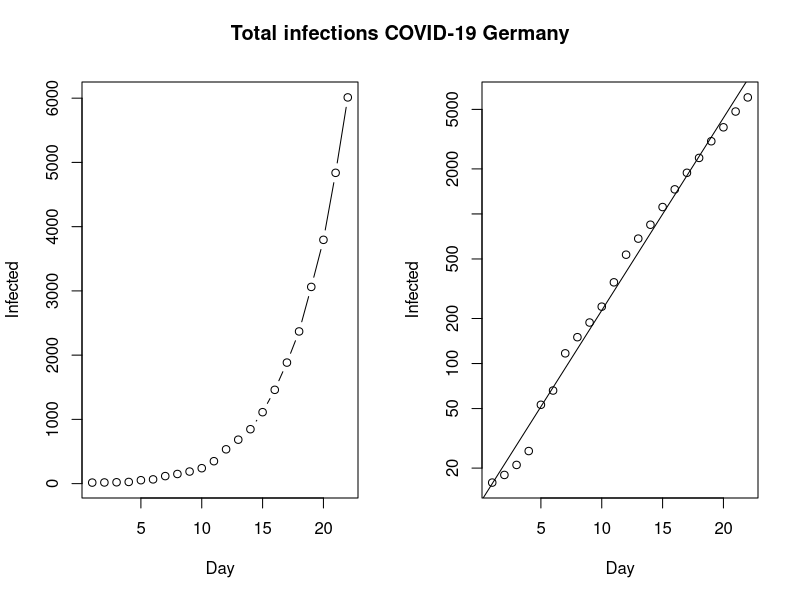
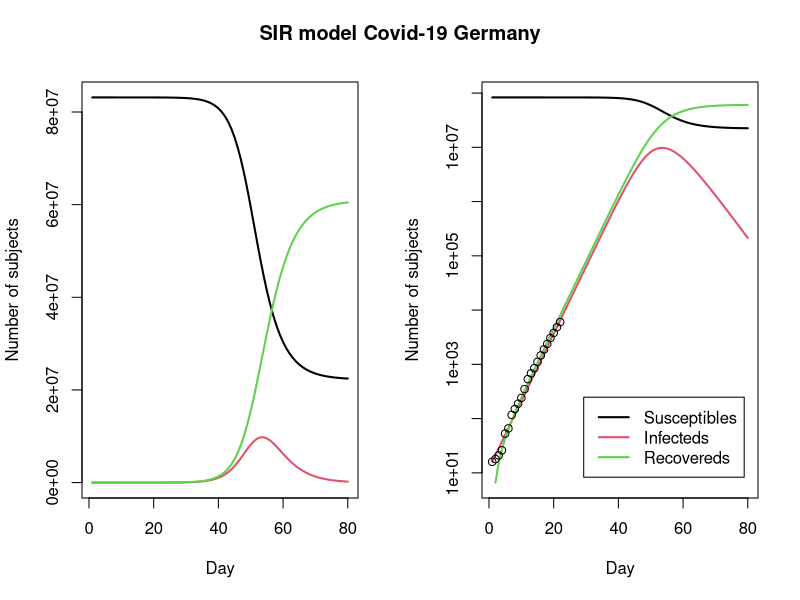

Source code (R) for these figures, in order:
# COVID-19: The Case of Germany
# https://www.r-bloggers.com/covid-19-the-case-of-germany/


library(deSolve)

# <a class="vglnk" href="https://en.wikipedia.org/wiki/2020_coronavirus_pandemic_in_Germany#Statistics" rel="nofollow"><span>https</span><span>://</span><span>en</span><span>.</span><span>wikipedia</span><span>.</span><span>org</span><span>/</span><span>wiki</span><span>/</span><span>2020</span><span>_</span><span>coronavirus</span><span>_</span><span>pandemic</span><span>_</span><span>in</span><span>_</span><span>Germany</span><span>#</span><span>Statistics</span></a>
Infected <- c(16, 18, 21, 26, 53, 66, 117, 150, 188, 240, 349, 534, 684, 847, 1112, 1460, 1884, 2369, 3062, 3795, 4838, 6012)
Day <- 1:(length(Infected))
N <- 83149300 # population of Germany acc. to Destatis

old <- par(mfrow = c(1, 2))
plot(Day, Infected, type ="b")
plot(Day, Infected, log = "y")
abline(lm(log10(Infected) ~ Day))
title("Total infections COVID-19 Germany", outer = TRUE, line = -2)

# SIR Model

SIR <- function(time, state, parameters) {
  par <- as.list(c(state, parameters))
  with(par, {
    dS <- -beta/N * I * S
    dI <- beta/N * I * S - gamma * I
    dR <- gamma * I
    list(c(dS, dI, dR))
  })
}

init <- c(S = N-Infected[1], I = Infected[1], R = 0)
RSS <- function(parameters) {
  names(parameters) <- c("beta", "gamma")
  out <- ode(y = init, times = Day, func = SIR, parms = parameters)
  fit <- out[ , 3]
  sum((Infected - fit)^2)
}

Opt <- optim(c(0.5, 0.5), RSS, method = "L-BFGS-B", lower = c(0, 0), upper = c(1, 1)) # optimize with some sensible conditions
Opt$message
## [1] "CONVERGENCE: REL_REDUCTION_OF_F <= FACTR*EPSMCH"

Opt_par <- setNames(Opt$par, c("beta", "gamma"))
Opt_par
##      beta     gamma 
## 0.6428120 0.3571881

t <- 1:80 # time in days
fit <- data.frame(ode(y = init, times = t, func = SIR, parms = Opt_par))
col <- 1:3 # colour

matplot(fit$time, fit[ , 2:4], type = "l", xlab = "Day", ylab = "Number of subjects", lwd = 2, lty = 1, col = col)
matplot(fit$time, fit[ , 2:4], type = "l", xlab = "Day", ylab = "Number of subjects", lwd = 2, lty = 1, col = col, log = "y")
## Warning in xy.coords(x, y, xlabel, ylabel, log = log): 1 y value <= 0
## omitted from logarithmic plot

points(Day, Infected)
legend("bottomright", c("Susceptibles", "Infecteds", "Recovereds"), lty = 1, lwd = 2, col = col, inset = 0.05)
title("SIR model Covid-19 Germany", outer = TRUE, line = -2)



par(old)

R0 <- setNames(Opt_par["beta"] / Opt_par["gamma"], "R0")
R0
##       R0 
## 1.799646

fit[fit$I == max(fit$I), "I", drop = FALSE] # height of pandemic
##          I
## 54 9769398

max_infected <- max(fit$I)
max_infected / 5 # severe cases
## [1] 1953880

max_infected * 0.06 # cases with need for intensive care
## [1] 586163.9

# <a class="vglnk" href="https://www.newscientist.com/article/mg24532733-700-why-is-it-so-hard-to-calculate-how-many-people-will-die-from-covid-19/" rel="nofollow"><span>https</span><span>://</span><span>www</span><span>.</span><span>newscientist</span><span>.</span><span>com</span><span>/</span><span>article</span><span>/</span><span>mg24532733</span><span>-</span><span>700</span><span>-</span><span>why</span><span>-</span><span>is</span><span>-</span><span>it</span><span>-</span><span>so</span><span>-</span><span>hard</span><span>-</span><span>to</span><span>-</span><span>calculate</span><span>-</span><span>how</span><span>-</span><span>many</span><span>-</span><span>people</span><span>-</span><span>will</span><span>-</span><span>die</span><span>-</span><span>from</span><span>-</span><span>covid</span><span>-</span><span>19</span><span>/</span></a>
max_infected * 0.007 # deaths with supposed 0.7% fatality rate
## [1] 68385.78
